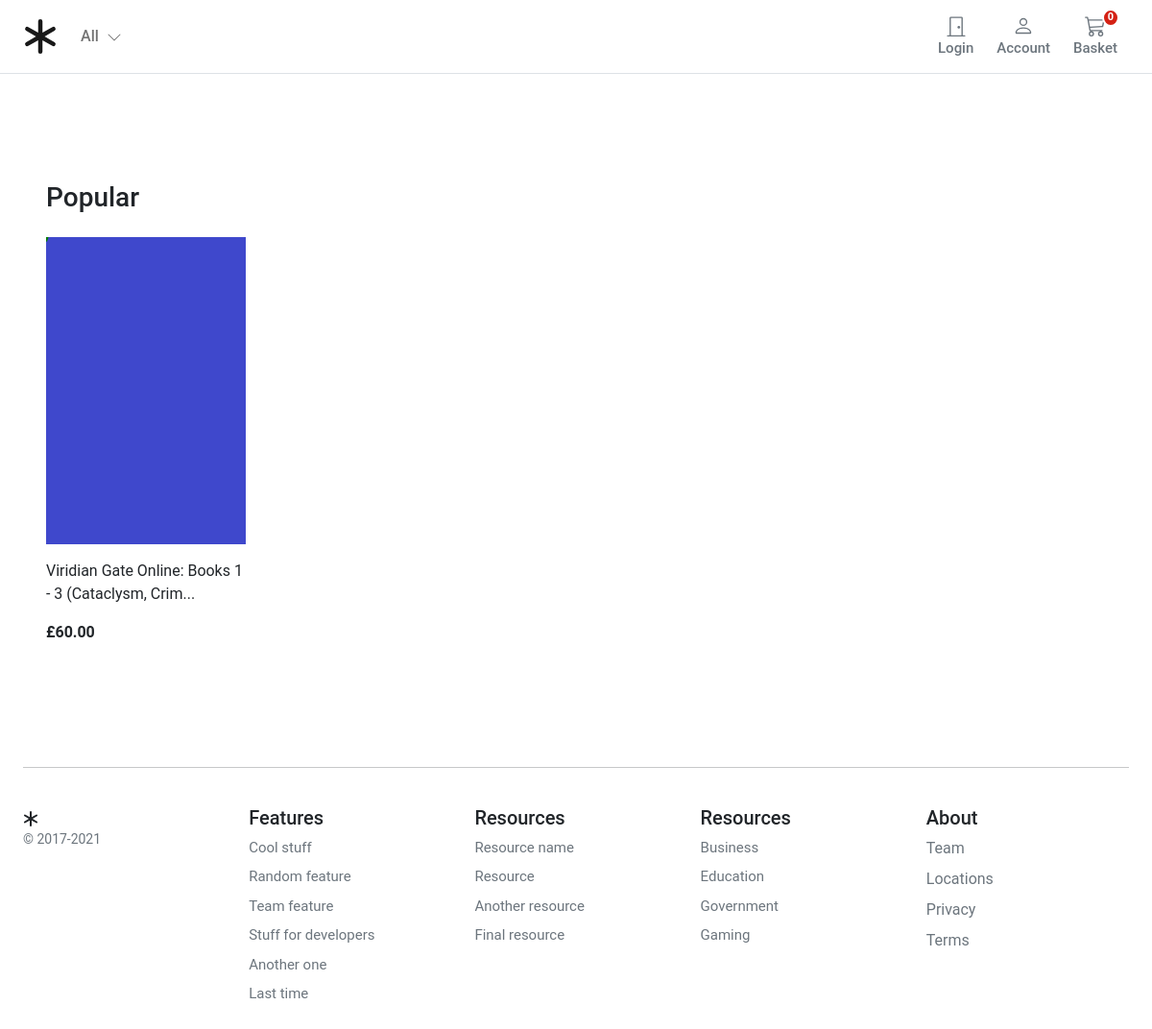
The page / on the database its author committed.
### store/models.py (models this page shows, shortened)
class Product(models.Model):
    category = models.ForeignKey(Category, related_name='product', on_delete=models.CASCADE)
    created_by = models.ForeignKey(settings.AUTH_USER_MODEL, on_delete=models.CASCADE, related_name='product_creator')
    title = models.CharField(max_length=255)
    author = models.CharField(max_length=255, default='admin')
    description = models.TextField(blank=True)
    image = models.ImageField(upload_to='images/', default='images/default.png')
    slug = models.SlugField(max_length=255)
    price = models.DecimalField(max_digits=4, decimal_places=2)
    in_stock = models.BooleanField(default=True)
    is_active = models.BooleanField(default=True)
    created = models.DateTimeField(auto_now_add=True)
    updated = models.DateTimeField(auto_now=True)
    objects = models.Manager()
    products = ProductManager()
    class Meta:
        verbose_name_plural = 'Products'
        ordering = ('-created',)
    def get_absolute_url(self):
        return reverse('store:product_detail', args=[self.slug])

### store/views.py (the view)
# urls.py: path('', views.product_all, name='store_home'),
def product_all(request):
    products = Product.products.all()
    return render(request, 'store/index.html', {'products': products})

### basket/basket.py (called while the page is built)
    def __len__(self):
        return sum(item['qty'] for item in self.basket.values())

### basket/context_processors.py (called while the page is built)
def basket(request):
    return {'basket': Basket(request)}

### store/context_processors.py (called while the page is built)
def categories(request):
    return {
        'categories': Category.objects.all()
    }

### store/models.py (called while the page is built)
    def get_queryset(self):
        return super(ProductManager, self).get_queryset().filter(is_active=True)

    def get_absolute_url(self):
        return reverse('store:category_list', args=[self.slug])

### templates/store/index.html (shortened to what this page needs)
{% extends "base.html" %}
{% block content %}
<div class="container">
  <div class="container">
    <div class="row">
      <div class="album py-5">
        <div class="pb-3">
          <h1 class="h3">Popular</h1>
        </div>
        {% if not products %}
        <div class="col-12">There are currently no products active right now</div>
          {% else %}
          <div class="row row-cols-1 row-cols-sm-2 row-cols-md-5 g-3">
          {% for product in products %}
          <div class="col">
            <div class="card border-0">
              <img class="img-fluid" alt="Responsive image" src="{{ product.image.url }}">
              <div class="card-body px-0">
                <p class="card-text">
                  <a class="text-dark text-decoration-none"
                    href="{{ product.get_absolute_url }}">{{ product.title|slice:":50" }}...</a>
                </p>
                <div class="fw-bold">£{{product.price}}</div>
              </div>
            </div>
          </div>
          {% endfor %}
        </div>
        {% endif %}
      </div>
    </div>
  </div>
  {% endblock %}

### static/core/css/base.css (style rules this page uses)
@media (min-width: 1000px) { .container { max-width: 1000px; } }
@media (max-width: 1200px) { .container { max-width: 100%; padding:0 24px; } }
html, body, p, div { letter-spacing: -0.02px; font-family: 'Roboto', sans-serif; }

### rows shown on the page
Product: image (placeholder picture), title "Viridian Gate Online: Books 1 - 3 (Cataclysm, Crim", price "60.00"
